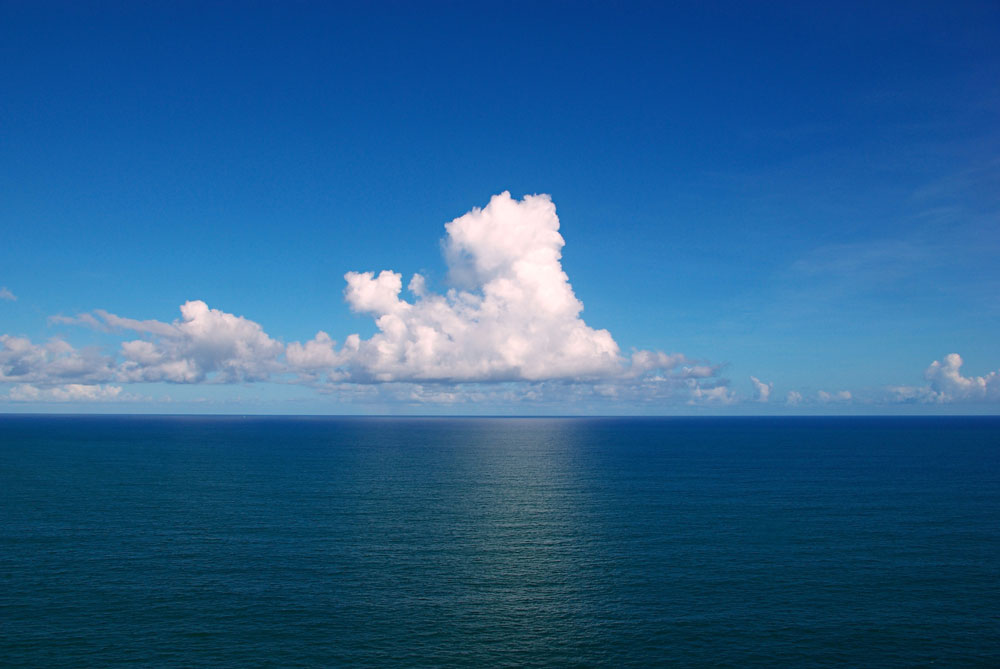
#> input picture part2/colortransfer/ocean_day.jpg, 1000 x 669 px
$ python test.py
#> lines starting #> are read from the running program, lines starting #| are printed output that depends on the picture

from matplotlib import pyplot as plt
import cv2
import sys
import os
import numpy as np

""" img = cv2.imread("colortransfer/ocean_day.jpg")		# this is read in BGR format
rgb_img = cv2.cvtColor(img, cv2.COLOR_BGR2RGB)		# this converts it into RGB

plt.imshow(rgb_img)
plt.show()
 """


ROOT_DIR = os.path.abspath("./")
#sys.path.append(ROOT_DIR)
print("Root directory:", ROOT_DIR)
IMAGE_DIR_PATH = os.path.join(ROOT_DIR, "colortransfer")

a = os.path.join(IMAGE_DIR_PATH, "ocean_day.jpg")
src_img = cv2.imread(a, cv2.COLOR_BGR2RGB)
#> src_img is the input picture: shape (669, 1000, 3); mean B, G, R 143.2, 96.6, 41.3
""" plt.imshow(src_img)
plt.show()
plt.clf() """
""" img_rgb = cv2.cvtColor(src_img, cv2.COLOR_BGR2RGB)
print(img_rgb.shape)
print(img_rgb)

img_rgb = img_rgb.astype(np.float32)
print(img_rgb)

img_rgb = img_rgb.astype(np.uint8)
print(img_rgb) """

f_img = np.array([[1.3, 1.1], [1.7, 1.2]])
f_img = f_img.astype(np.uint8)
print(f_img)
plt.imshow(f_img)
plt.show()
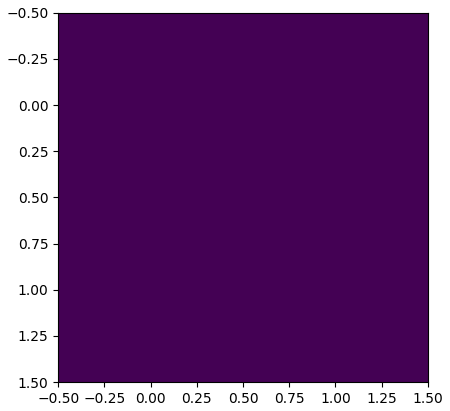
#> figure drawn by matplotlib, 1 panel
plt.clf()


b = np.array([[ 9.73171465,  9.40304144, 15.00434143],
  [18.31422442, 19.5245560, 32.84124588],
  [10.74063142, 10.9931502, 12.18037119],[59.51198265,77.39051798,71.17570747],
  [61.28734795,78.74617371,75.2951643],[66.11103577,82.67368846,89.69272768]])

b = b.astype(np.float32)
print(b)
plt.imshow(b)
plt.show()
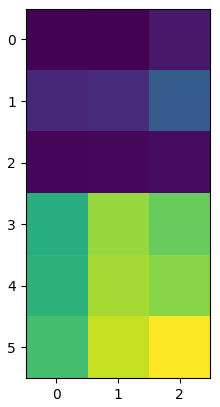
#> figure drawn by matplotlib, 1 panel

""" plt.imshow(img_rgb)
plt.show()
print(src_img) """

def _min_max_scale(arr, new_range=(0, 255)):
	# get array's current min and max
	mn = arr.min()
	mx = arr.max()

	# check if scaling needs to be done to be in new_range
	if (mn < new_range[0] or mx > new_range[1]) and mn != mx:
		# perform min-max scaling
		scaled = (new_range[1] - new_range[0]) * (arr - mn) / (mx - mn) + new_range[0]
	else:
		# return array if already in range
		scaled = arr

	return scaled

def _scale_array(arr, clip=True):
	if clip:
		scaled = np.clip(arr, 0, 255)
	else:
		scale_range = (max([arr.min(), 0]), min([arr.max(), 255]))
		scaled = _min_max_scale(arr, new_range=scale_range)

	return scaled

""" img = np.zeros((20,20,3))
img = img.astype(np.float32)
print(img)
plt.imshow(img)
plt.show()

img = _min_max_scale(img, new_range=(1,255))
print(img)
plt.imshow(img)
plt.show()

img = np.where(img < 1, 1, img)
print(img)
plt.imshow(img)
plt.show()
 """
